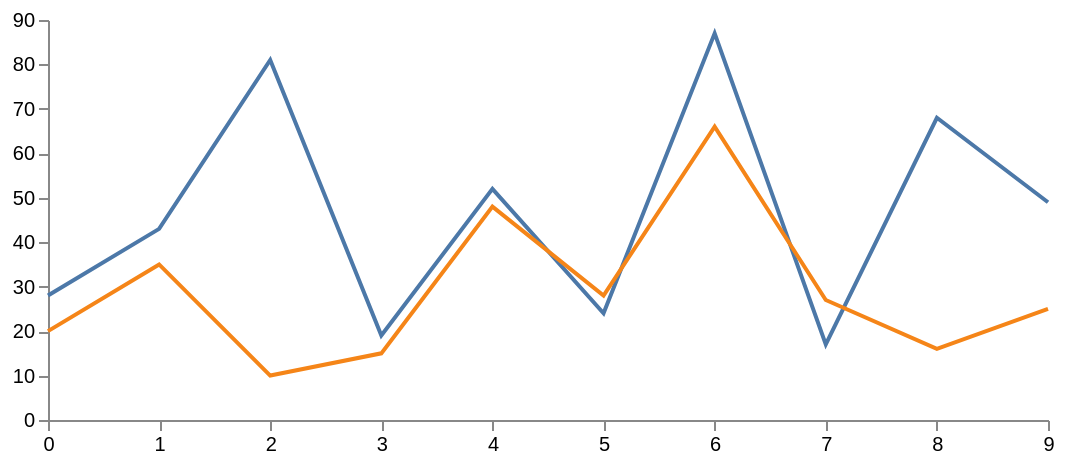

Describe this chart as a Vega-Lite specification.
### Vega specification from a JSON file in a GitHub repository (floating-point values rounded to 4 significant figures)
{"$schema": "https://vega.github.io/schema/vega/v5.json", "width": 500, "height": 200, "padding": 5, "signals": [{"name": "interpolate", "value": "linear", "bind": {"input": "select", "options": ["basis", "cardinal", "catmull-rom", "linear", "monotone", "natural", "step", "step-after", "step-before"]}}], "data": [{"name": "table", "values": [{"x": 0, "y": 28, "c": 0}, {"x": 0, "y": 20, "c": 1}, {"x": 1, "y": 43, "c": 0}, {"x": 1, "y": 35, "c": 1}, {"x": 2, "y": 81, "c": 0}, {"x": 2, "y": 10, "c": 1}, {"x": 3, "y": 19, "c": 0}, {"x": 3, "y": 15, "c": 1}, {"x": 4, "y": 52, "c": 0}, {"x": 4, "y": 48, "c": 1}, {"x": 5, "y": 24, "c": 0}, {"x": 5, "y": 28, "c": 1}, {"x": 6, "y": 87, "c": 0}, {"x": 6, "y": 66, "c": 1}, {"x": 7, "y": 17, "c": 0}, {"x": 7, "y": 27, "c": 1}, {"x": 8, "y": 68, "c": 0}, {"x": 8, "y": 16, "c": 1}, {"x": 9, "y": 49, "c": 0}, {"x": 9, "y": 25, "c": 1}]}], "scales": [{"name": "x", "type": "point", "range": "width", "domain": {"data": "table", "field": "x"}}, {"name": "y", "type": "linear", "range": "height", "nice": true, "zero": true, "domain": {"data": "table", "field": "y"}}, {"name": "color", "type": "ordinal", "range": "category", "domain": {"data": "table", "field": "c"}}], "axes": [{"orient": "bottom", "scale": "x"}, {"orient": "left", "scale": "y"}], "marks": [{"type": "group", "from": {"facet": {"name": "series", "data": "table", "groupby": "c"}}, "marks": [{"type": "line", "from": {"data": "series"}, "encode": {"enter": {"x": {"scale": "x", "field": "x"}, "y": {"scale": "y", "field": "y"}, "stroke": {"scale": "color", "field": "c"}, "strokeWidth": {"value": 2}}, "update": {"interpolate": {"signal": "interpolate"}, "fillOpacity": {"value": 1}}, "hover": {"fillOpacity": {"value": 0.5}}}}]}]}
